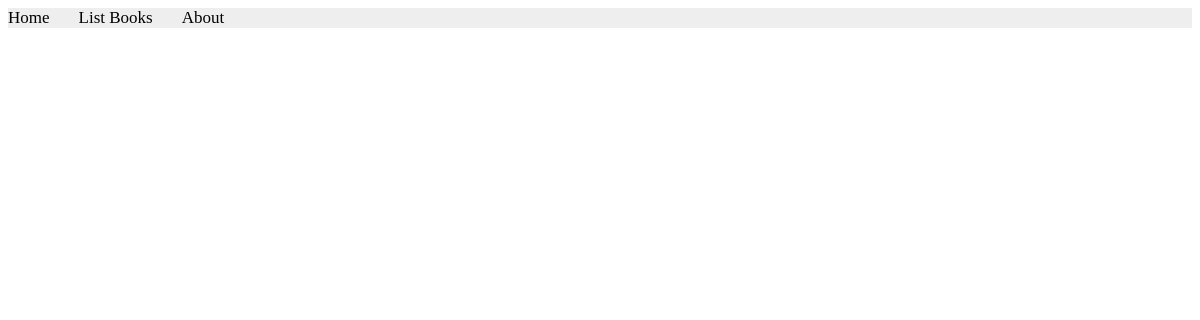
The page /books/simple/query1 on the database as committed earlier.
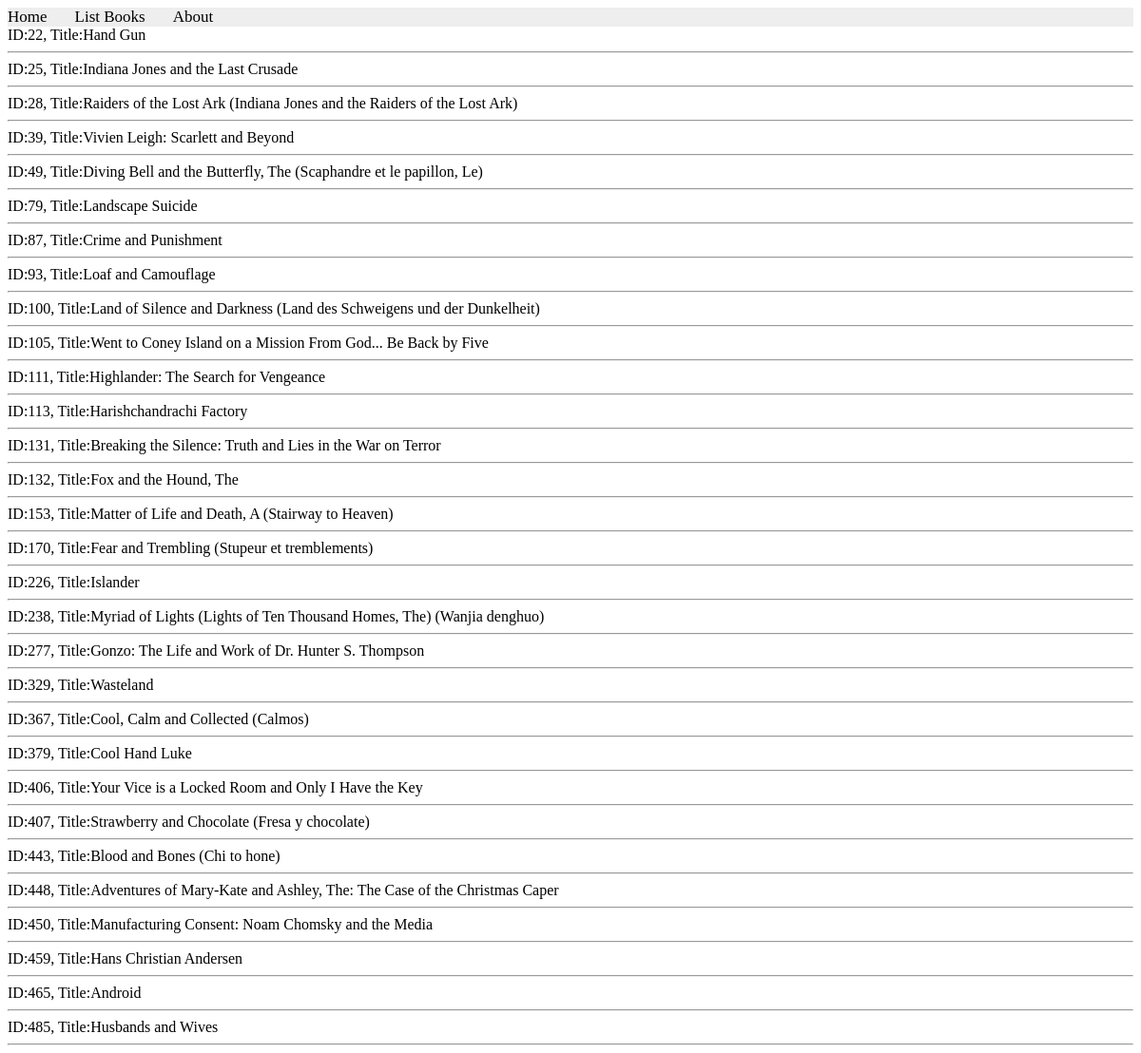
The same page on the database as committed later.
### apps/bookmodule/models.py (models this page shows)
class Book3(models.Model):
    title=models.CharField(max_length=50)
    author=models.CharField(max_length=50)
    price=models.FloatField(default=0.0)
    edition=models.SmallIntegerField(default=1)

### apps/bookmodule/views.py (the view)
# urls.py: path('simple/query1', views.simp),
def simp(request):
    book=Book3.objects.filter(title__icontains='and')
    return render(request, 'bookmodule/book3.html', {'books':book})

### apps/templates/bookmodule/book3.html (shortened to what this page needs)
{% extends "Layouts/base.html" %}
{% load static %}
{% block content %}
{% for obj in books %}
   ID:{{obj.id}}, Title:{{obj.title}}
   <hr>
   {% endfor %}
{% endblock content %}

Rows that differ between the two databases and show on the page:
added Book3: id "22", title "Hand Gun"
added Book3: id "25", title "Indiana Jones and the Last Crusade"
added Book3: id "28", title "Raiders of the Lost Ark (Indiana Jones and the Raiders of the Lost Ark)"
added Book3: id "39", title "Vivien Leigh: Scarlett and Beyond"
added Book3: id "49", title "Diving Bell and the Butterfly, The (Scaphandre et le papillon, Le)"
added Book3: id "79", title "Landscape Suicide"
added Book3: id "87", title "Crime and Punishment"
added Book3: id "93", title "Loaf and Camouflage"
added Book3: id "100", title "Land of Silence and Darkness (Land des Schweigens und der Dunkelheit)"
added Book3: id "105", title "Went to Coney Island on a Mission From God... Be Back by Five"
added Book3: id "111", title "Highlander: The Search for Vengeance"
added Book3: id "113", title "Harishchandrachi Factory"
added Book3: id "131", title "Breaking the Silence: Truth and Lies in the War on Terror"
added Book3: id "132", title "Fox and the Hound, The"
added Book3: id "153", title "Matter of Life and Death, A (Stairway to Heaven)"
added Book3: id "170", title "Fear and Trembling (Stupeur et tremblements)"
added Book3: id "226", title "Islander"
added Book3: id "238", title "Myriad of Lights (Lights of Ten Thousand Homes, The) (Wanjia denghuo)"
added Book3: id "277", title "Gonzo: The Life and Work of Dr. Hunter S. Thompson"
added Book3: id "329", title "Wasteland"
added Book3: id "367", title "Cool, Calm and Collected (Calmos)"
added Book3: id "379", title "Cool Hand Luke"
added Book3: id "406", title "Your Vice is a Locked Room and Only I Have the Key"
added Book3: id "407", title "Strawberry and Chocolate (Fresa y chocolate)"
added Book3: id "443", title "Blood and Bones (Chi to hone)"
added Book3: id "448", title "Adventures of Mary-Kate and Ashley, The: The Case of the Christmas Caper"
added Book3: id "450", title "Manufacturing Consent: Noam Chomsky and the Media"
added Book3: id "459", title "Hans Christian Andersen"
added Book3: id "465", title "Android"
added Book3: id "485", title "Husbands and Wives"
